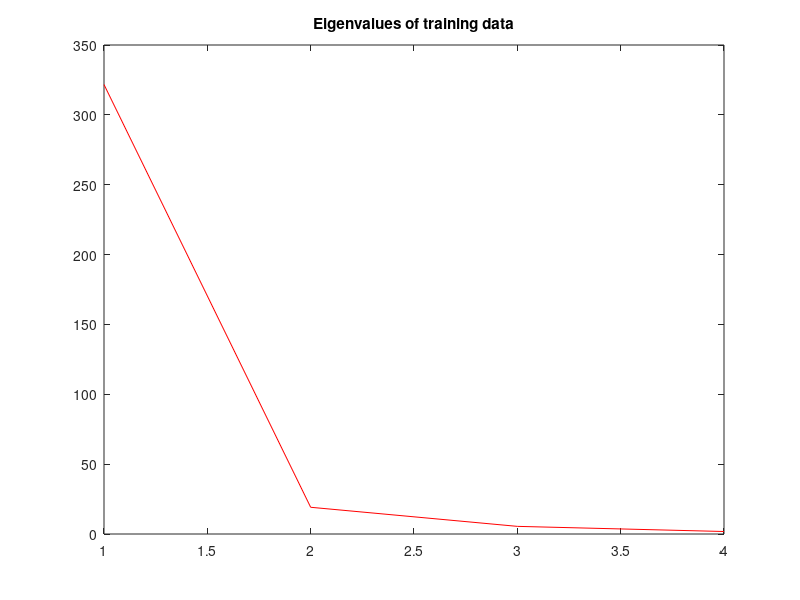

Write MATLAB code to recreate this figure.
training_data = 80;                  
test_data = 150-training_data;

load iris.mat;

ind=randperm(150);
train_iris = data(:,ind(1:training_data));
gnd_train_iris=classes(ind(1:training_data));

test_iris = data(:,ind(training_data+1:end));
gnd_test_iris=classes(ind(training_data+1:end));

Avg =  mean(train_iris,2);

W=train_iris-repmat(Avg,[1 training_data]); 

M=W*W';

[V,D]=eigs(M,size(M,2));

plot(diag(D),'r')
title('Eigenvalues of training data')

U=V./repmat(sqrt(sum(V.^2,1)),[size(V,1) 1]);

